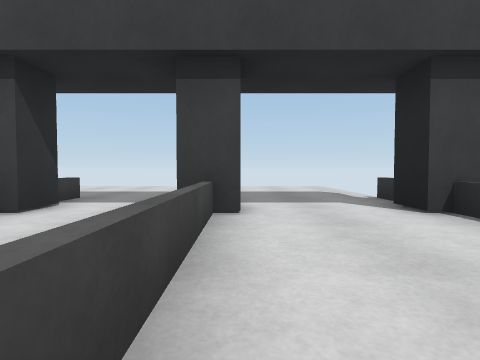
View 1 (above)

16 first-person views from a walk through a 3-D level made in the Unity game engine. The camera is 0.68 m above the floor, tilts 2° down and sees 80° across. The floor is counted in squares, 1 m on a side. Each view is taken from the middle of a square. On the plan, view 1 faces up. The plan holds only what a view shows up to about 9 squares ahead; the rest is blank. The player is left out.

View 2
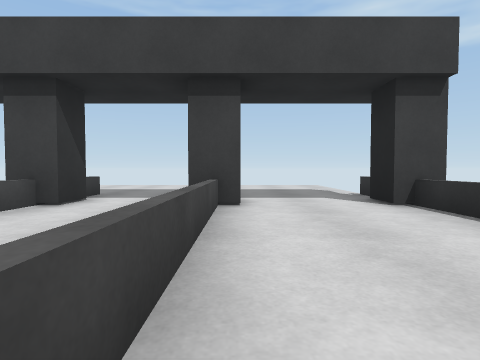

View 3
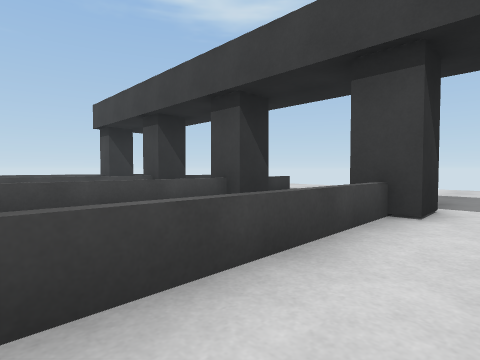

View 4
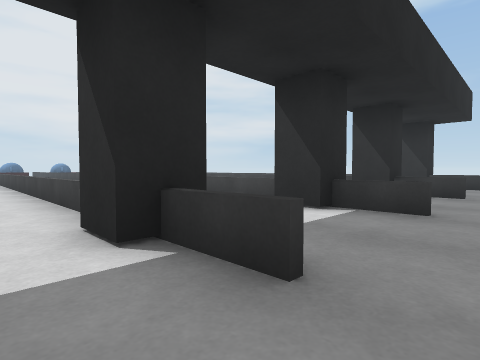

View 5
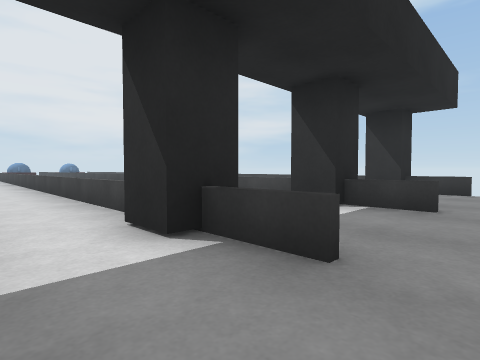

View 6
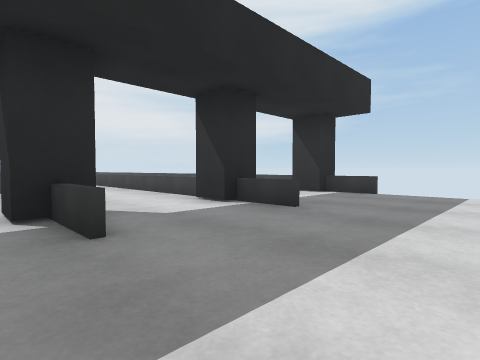

View 7
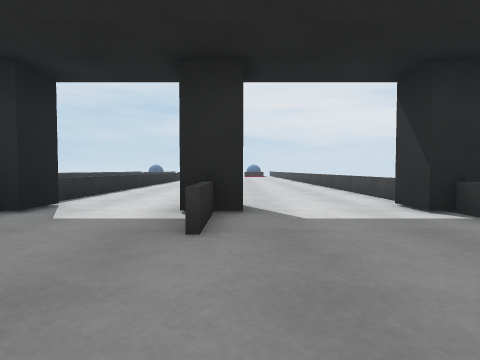

View 8
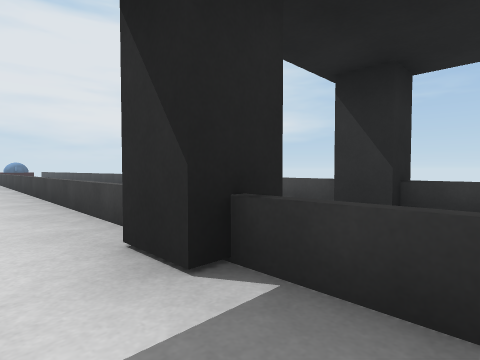

View 9
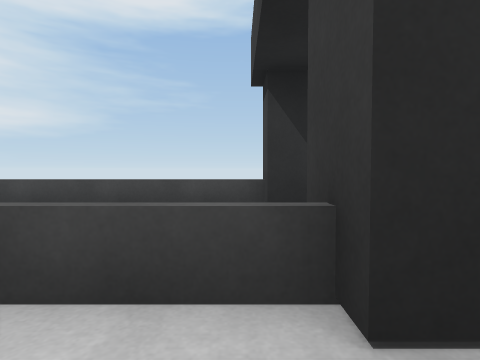

View 10
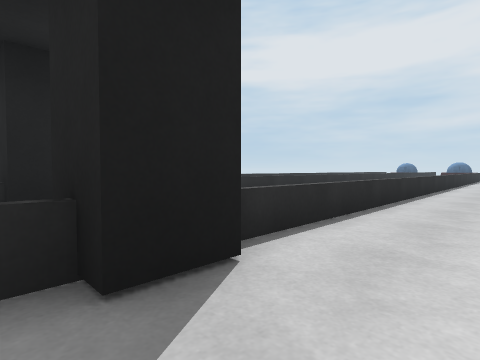

View 11
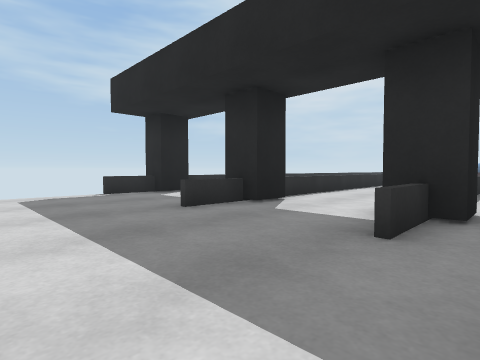

View 12
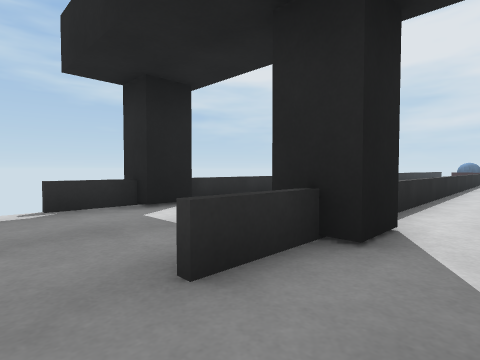

View 13
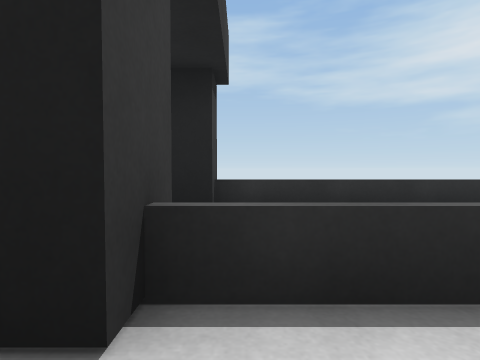

View 14
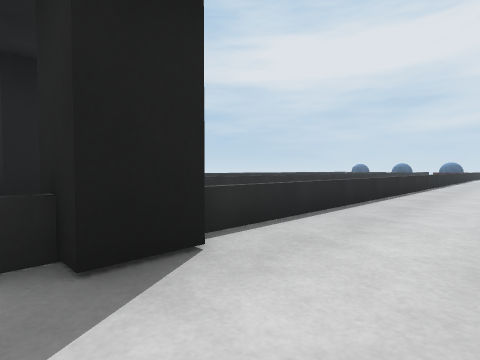

View 15
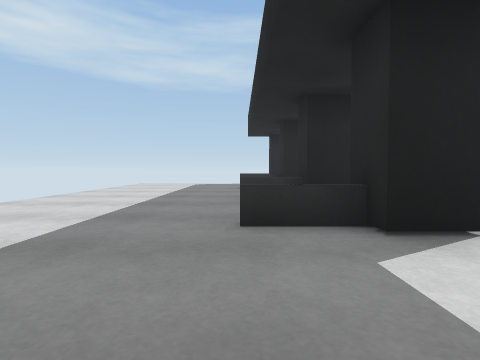

View 16
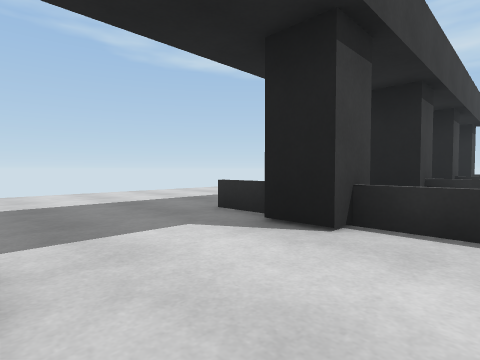

### Floor plan
Points are (right, up) in squares from view 1. A wall is a line through its corners. A room is listed if a view was taken in it or the views show most of it. See-through windows are left out.
Room 1 (views 1, 2, 3)
walls: (0, 4.5) (-1, 4.5); (4, 4.5) (3, 4.5)
low walls: (3.4, -0.6) (3.4, 4.5); (-0.4, 4.5) (-0.4, -3.4)
ways out: opening at (1.5, 5) to room 2
Room 2 (views 4, 5, 6, 7, 8, 9, 10, 11, 12, 13, 14, 15, 16)
walls: (-7.1, 4.5) (-8.1, 4.5) (-8.1, 5.5) (-7.1, 5.5) (-7.1, 4.5); (-4.5, 4.5) (-4.5, 5.5); (-3.5, 5.5) (-3.5, 4.5); (-1, 4.5) (-1, 5.5) (0, 5.5) (0, 4.5); (-12, 5.5) (-11, 5.5) (-11, 4.5) (-12, 4.5); (3, 4.5) (3, 5.5) (4, 5.5)
low walls: (-7.6, -4.2) (-7.6, 4.5); (-4.1, -4.9) (-4.1, 4.5); (-0.6, -3.2) (-0.6, 4.5); (-7.4, 4.5) (-7.4, -4.4); (-3.9, 4.5) (-3.9, -2.8); (-7.6, 5.4) (-7.6, 7); (-4.1, 5.4) (-4.1, 7); (-11.4, 4.5) (-11.4, -0.6); (-0.6, 5.4) (-0.6, 7); (-7.4, 7.1) (-7.4, 5.4); (-3.9, 7.1) (-3.9, 5.4); (-11.4, 7) (-11.4, 5.4); (-0.4, 7) (-0.4, 5.4); (3.4, 5.4) (3.4, 7)
ways out: opening at (1.5, 5) to room 1

Positions as (right, up) in squares from view 1, and headings:
1: (0, 0), facing up
2: (0, -1), facing up
3: (1, 0), facing up-left
4: (1, 8), facing down-left
5: (-2, 8), facing down-left
6: (-3, 10), facing down-left
7: (-8, 10), facing down
8: (-6, 7), facing down-left
9: (-6, 4), facing left
10: (-6, 6), facing down-right
11: (-5, 10), facing down-right
12: (-2, 8), facing down-right
13: (-2, 4), facing right
14: (-10, 6), facing down-right
15: (-11, 7), facing right
16: (-11, 3), facing up-right
